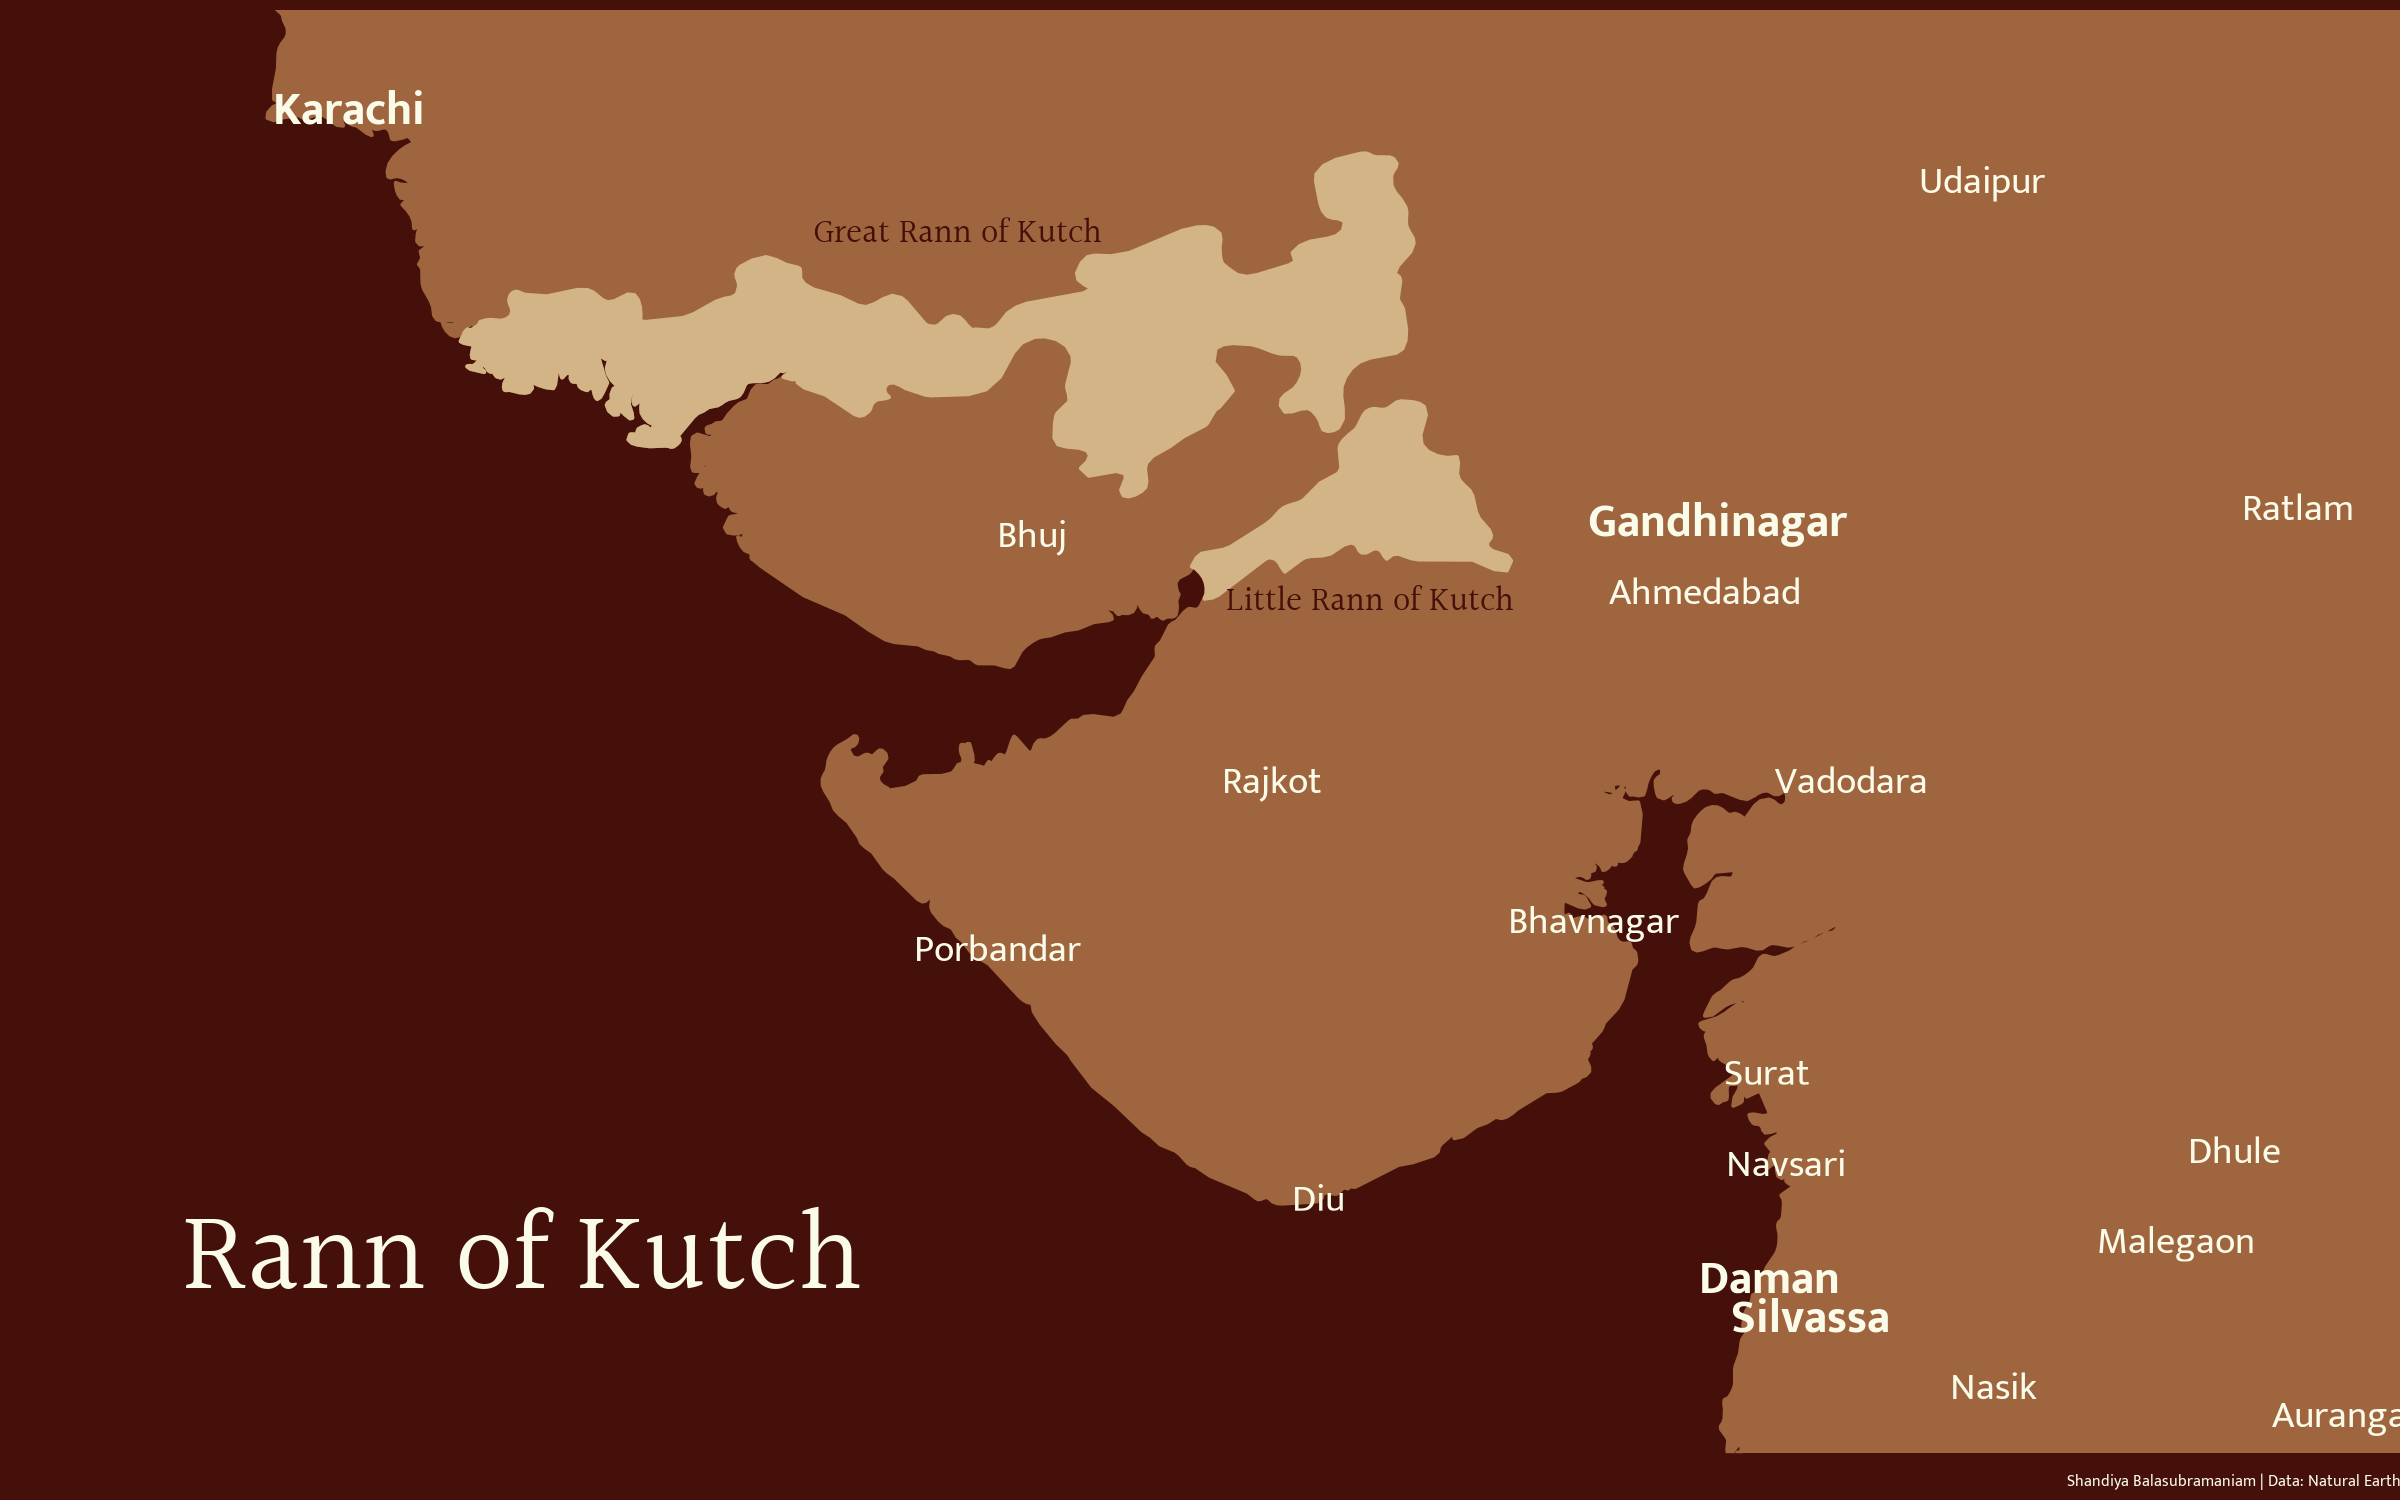

Source code (R):

library(sf)
library(here)
library(dplyr)
library(ggplot2)
library(rnaturalearth)
library(rnaturalearthhires)
library(showtext)

# get data ------------

playas <- ne_download(
  scale = 10, 
  type = 'playas', 
  category = 'physical', 
  returnclass = "sf")

place_names <- ne_download(
  scale = 10, 
  type = 'populated_places', 
  category = 'cultural', 
  returnclass = "sf")

countries <- ne_download(
  scale = 10, 
  type = 'countries', 
  category = 'cultural', 
  returnclass = "sf")

# some wrangling ------------

rann <- playas %>% 
  filter(name == "Rann of Kutch")

india_pakistan <- countries %>% 
  filter(ADMIN %in% c("India", "Pakistan"))

surround_names <- place_names %>% 
  filter(SOV0NAME %in% c("India", "Pakistan"))
         
# plot -------------

font_add_google("Mukta", "mukta")
font_add_google("Halant", "halant")
showtext_auto()

p <- ggplot() +
  geom_sf(data = india_pakistan,
          colour = "#9F653F",
          fill = "#9F653F") +
  geom_sf(
    data = rann,
    fill = "#D2B486",
    colour = "#D2B486") +
  geom_text(
    data = filter(surround_names, FEATURECLA == "Admin-1 capital"),
    aes(x = LONGITUDE, y = LATITUDE, label = NAME, check_overlap = TRUE),
    family = "mukta",
    fontface = "bold",
    colour = "#FBFBE9",
    size = 12,
    check_overlap = TRUE) +
  geom_text(
    data = filter(surround_names, FEATURECLA == "Populated place"),
    aes(x = LONGITUDE, y = LATITUDE, label = NAME, check_overlap = TRUE),
    family = "mukta",
    fontface = "italic",
    colour = "#FBFBE9",
    size = 10) +
  geom_text(
    aes(x = c(69.5, 71.2),
        y = c(24.4, 23),
        label = c("Great Rann of Kutch", "Little Rann of Kutch")),
    family = "halant",
    color = "#451009",
    size = 9) +
  geom_text(
    aes(x = 67.7,
        y = 20.5,
        label = "Rann of Kutch"),
    family = "halant",
    color = "#FBFBE9",
    size = 30) +
  coord_sf(xlim = c(66, 75), ylim = c(20, 25)) +
  theme_void() +
  labs(caption = "Shandiya Balasubramaniam | Data: Natural Earth") + 
  theme(
    panel.background = element_rect(colour = "#451009", fill = "#451009"),
    plot.background = element_rect(colour = "#451009", fill = "#451009"),
    plot.caption = element_text(family = "mukta", size = 12, colour = "#FBFBE9"))

ggsave(here("submissions", "13_natural_earth", "13_natural_earth.png"), 
       p, dpi = 300, type = "cairo", width = 8, height = 5, units = "in")  
